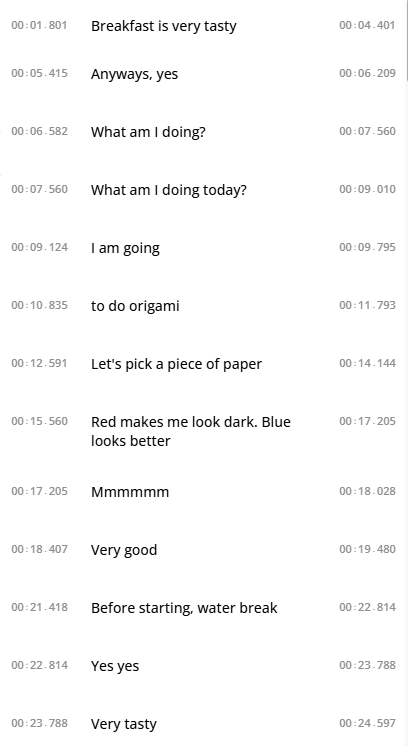
#> input picture test.png, 408 x 746 px
$ python -i 'Get Transcript.py'   (imports and definitions only)
#> lines starting #> are read from the running program, lines starting #| are printed output that depends on the picture; after the words box and inside, x2 and y2 are one past the last pixel; in counts of white or black regions, pixels touching at a corner belong together
#> further down, picture is the input picture: shape (746, 408, 3); min 0, max 255, mean 249.6
import cv2
import numpy as np
from PIL import Image
from io import BytesIO
from openpyxl import Workbook
import matplotlib.pyplot as plt
from openpyxl.drawing.image import Image as XLImage
from openpyxl.utils.units import pixels_to_points
from skimage.metrics import structural_similarity as ssim

def find_text(img, debug = False):
#> called with debug = False
    gray = cv2.cvtColor(img, cv2.COLOR_BGR2GRAY)

    # Create mask for non-white pixels (tolerate near-white, e.g., >240)
    white_mask = cv2.threshold(gray, 220, 255, cv2.THRESH_BINARY_INV)[1]
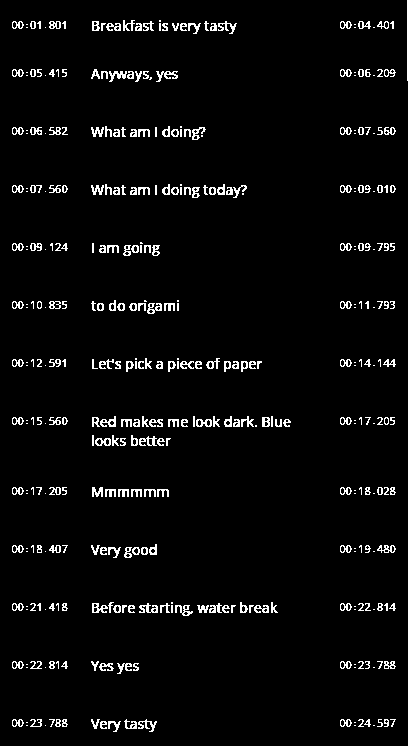
#> white_mask: shape (746, 408); 3.9% white in thin lines or dots
    if debug:
        cv2.imshow('Contours', white_mask)
        cv2.waitKey(0)
        cv2.destroyAllWindows()
        print(cv2.countNonZero(white_mask))

    non_white = cv2.bitwise_and(img, img, mask=white_mask)
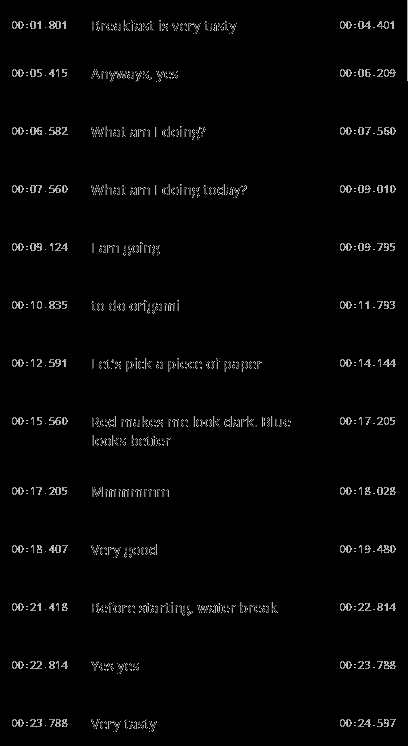
#> non_white: shape (746, 408, 3); min 0, max 220, mean 4.8
    if debug:
        cv2.imshow('Non', non_white)
        cv2.waitKey(0)
        cv2.destroyAllWindows()

    # Convert to HSV color space
    hsv = cv2.cvtColor(non_white, cv2.COLOR_BGR2HSV)
#> hsv: shape (746, 408, 3); mean H, S, V 0, 0, 4.8

    # Define blue color range
    lower_blue = np.array([90, 75, 75])
    upper_blue = np.array([145, 255, 255])

    mask = cv2.inRange(hsv, lower_blue, upper_blue)
#> mask: shape (746, 408); every value is 0
    kernel = np.ones((3, 3), np.uint8)
    mask = cv2.morphologyEx(mask, cv2.MORPH_CLOSE, kernel, iterations=3)
    mask = cv2.morphologyEx(mask, cv2.MORPH_OPEN, kernel, iterations=1)

    # Extract blue text from image
    blue_text_img = cv2.bitwise_and(non_white, non_white, mask=mask)
#> blue_text_img: shape (746, 408, 3); every value is 0
    if debug:
        plt.imshow(cv2.cvtColor(blue_text_img, cv2.COLOR_BGR2RGB))
        plt.axis("off")
        plt.show()
        print(cv2.countNonZero(mask))

    return cv2.countNonZero(mask), blue_text_img, abs(cv2.countNonZero(mask) - cv2.countNonZero(white_mask)) < 4000

# [130 lines left out: functions find_template, find_name, cell_size, save_excel, convert_timestamp, are_similar, not called in this run]

folder = 'Input Video'
video_name = "Subs.mp4"
video_path = video_name #folder + '/' + video_name
# [1 line not run here, left out]

# [1 line that did not run here, left out]
frame_index = 0

prev_state = None
prev = None
text = []
change_timestamps = []
names = []
speaker_list = {}
coord = None
name_coord = None
status = False
img_height_points, img_width_points = None, None
column = 'C' #for images
# [1 line that did not run here, left out]
# [1 line that did not run here, left out]

# [111 lines not run here, left out]

# [11 lines of commented-out code are left out]

wb = Workbook()
ws = wb.active

# [2 lines not run here, left out]

# [1 line that did not run here, left out]

# [9 lines not run here, left out]

>>> import cv2
>>> picture = cv2.imread('../test.png')
>>> result = find_text(picture)

$ run again, on line.png
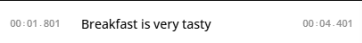
#> input picture line.png, 362 x 43 px
#> picture is the input picture: shape (43, 362, 3); min 11, max 255, mean 242.4
#> in find_text, `white_mask = cv2.threshold(gray, 220, 255, cv2.THRESH_BINARY_INV)[1]`:
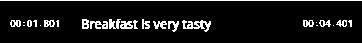
#> white_mask: shape (43, 362); 8.9% white in thin lines or dots, all inside (x1, y1, x2, y2) = (0, 0, 362, 32)
#> in find_text, `non_white = cv2.bitwise_and(img, img, mask=white_mask)`:
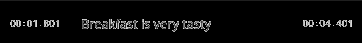
#> non_white: shape (43, 362, 3); min 0, max 220, mean 10.6
#> hsv: shape (43, 362, 3); mean H, S, V 0, 0, 10.6
#> mask: shape (43, 362); every value is 0
#> blue_text_img: shape (43, 362, 3); every value is 0

$ run again, on start.png
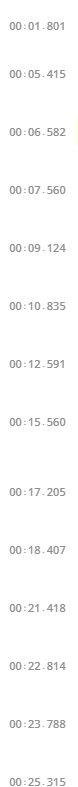
#> input picture start.png, 78 x 787 px
#> picture is the input picture: shape (787, 78, 3); mean B, G, R 251.1, 251.2, 251.2
#> in find_text, `white_mask = cv2.threshold(gray, 220, 255, cv2.THRESH_BINARY_INV)[1]`:
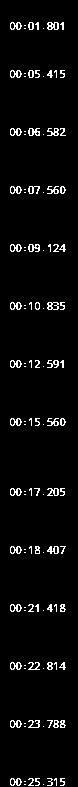
#> white_mask: shape (787, 78); 4% white in thin lines or dots, all inside (x1, y1, x2, y2) = (10, 22, 66, 786)
#> in find_text, `non_white = cv2.bitwise_and(img, img, mask=white_mask)`:
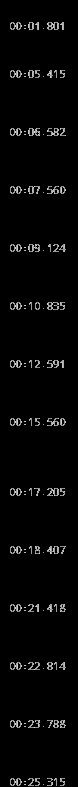
#> non_white: shape (787, 78, 3); min 0, max 217, mean 6.7
#> hsv: shape (787, 78, 3); mean H, S, V 0, 0, 6.7
#> mask: shape (787, 78); every value is 0
#> blue_text_img: shape (787, 78, 3); every value is 0

$ run again, on three.png
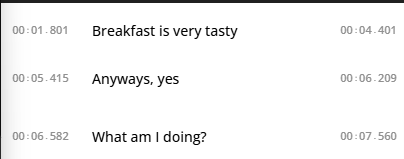
#> input picture three.png, 404 x 159 px
#> picture is the input picture: shape (159, 404, 3); min 0, max 255, mean 243.9
#> in find_text, `white_mask = cv2.threshold(gray, 220, 255, cv2.THRESH_BINARY_INV)[1]`:
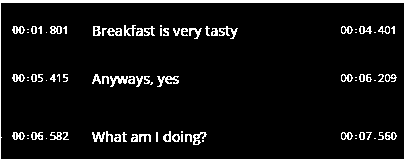
#> white_mask: shape (159, 404); 6.4% white; 85 white regions (29 under 20 px), largest, box (x1, y1, x2, y2) and area: (0, 0, 404, 159) 1369, (157, 76, 179, 87) 108, (110, 76, 128, 87) 99
#> in find_text, `non_white = cv2.bitwise_and(img, img, mask=white_mask)`:
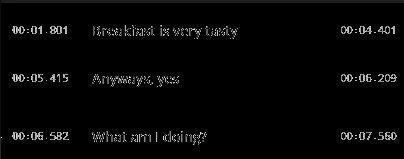
#> non_white: shape (159, 404, 3); min 0, max 220, mean 6
#> hsv: shape (159, 404, 3); mean H, S, V 0, 0, 6
#> mask: shape (159, 404); every value is 0
#> blue_text_img: shape (159, 404, 3); every value is 0
